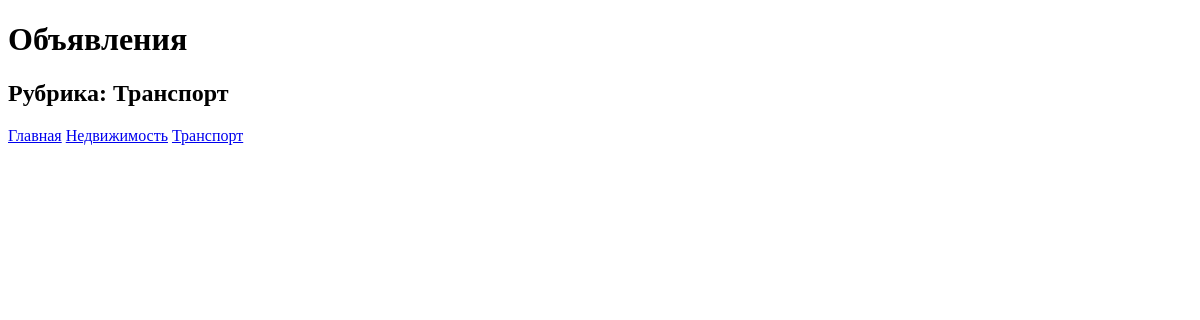
The page /bboard/2/ on the database as committed earlier.
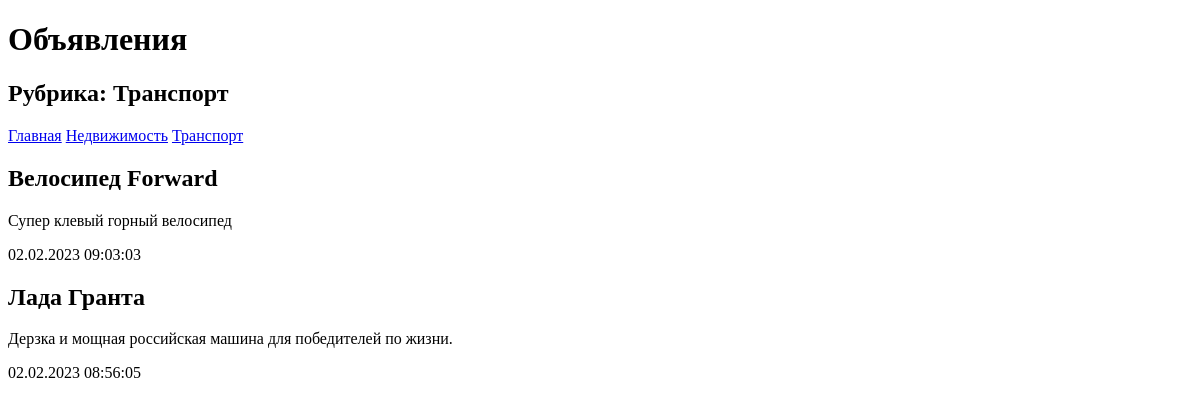
The same page on the database as committed later.
### bboard/models.py (models this page shows, shortened)
class Rubric(models.Model):
    name = models.CharField(max_length=20, db_index=True, verbose_name='Название')
    class Meta:
        verbose_name_plural = 'Рубрики'
        verbose_name = 'Рубрика'
        ordering = ['name']

class Bb(models.Model):
    title = models.CharField(max_length=50, verbose_name='Товар')
    content = models.TextField(null=True, blank=True, verbose_name='Описание')
    price = models.FloatField(null=True, blank=True, verbose_name='Цена')
    published = models.DateTimeField(auto_now_add=True, db_index=True, verbose_name='Опубликовано')
    rubric = models.ForeignKey('Rubric', null=True, on_delete=models.PROTECT,
                                verbose_name='Рубрика')
    class Meta:
        verbose_name_plural = 'Объявления'
        verbose_name = 'Объявление'
        ordering = ['-published']

### bboard/views.py (the view)
# urls.py: path('<int:rubric_id>/', by_rubric, name='by_rubric'),
def by_rubric(request: HttpRequest, rubric_id: int) -> HttpResponse:
    bbs = Bb.objects.filter(rubric=rubric_id)
    rubrics = Rubric.objects.all()
    current_rubric = Rubric.objects.get(pk=rubric_id)
    context = {'bbs': bbs, 'rubrics': rubrics,
               'current_rubric': current_rubric}
    return render(request=request, template_name='bboard/by_rubric.html', context=context)

### bboard/templates/bboard/by_rubric.html (shortened to what this page needs)
<!DOCTYPE html>
<html>
    <head>
    </head>
    <body>
        <h1>Объявления</h1>
        <h2>Рубрика: {{ current_rubric.name }}</h2>
        <div>
            <a href="{% url 'index' %}">Главная</a>
            {% for rubric in rubrics %}
            <a href="{% url 'by_rubric' rubric.pk}">{{ rubric.name }}</a>
        </div>
        {% for bb in bbs %}
        <div>
            <h2>{{  bb.title }}</h2>
            <p>{{ bb.content }}</p>
            <p>{{ bb.published|date:"d.m.Y H:i:s" }}</p>
        </div>
        {% endfor %}
    </body>
</html>

Rows that differ between the two databases and show on the page:
added Bb: title "Велосипед Forward", content "Супер клевый горный велосипед", published "02.02.2023 09:03:03"
added Bb: title "Лада Гранта", content "Дерзка и мощная российская машина для победителей по жизни.", published "02.02.2023 08:56:05"
